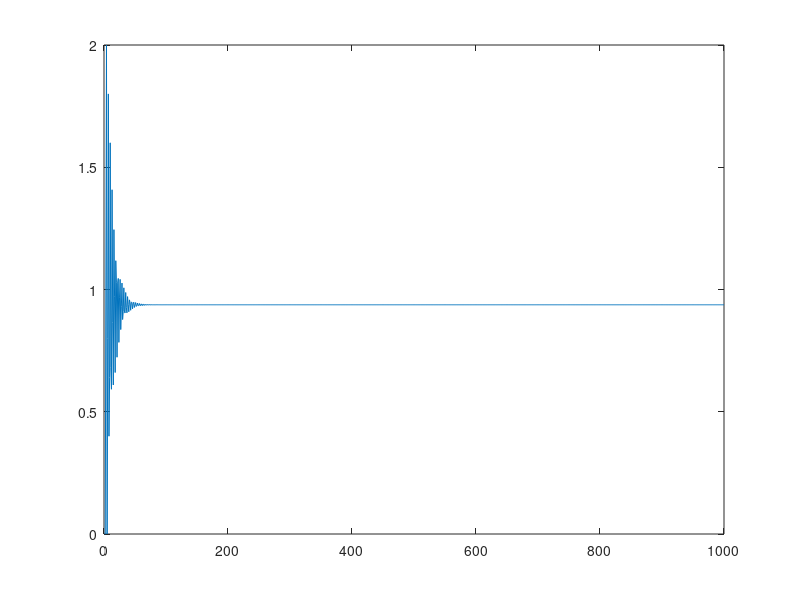

The MATLAB script that drew this image:
% A = [0, 1, 0; 0, 0, 1; -1.5, -5, -2];
A = [0, 1, 0; 0, 0, 1; -0.2, -1, -1];
B = [0; 0; 1];
C = [2 1 0];

iterations = 1000;
input = 1;

x = zeros(3, iterations);
y = zeros(1, iterations);
for i=2:1000
    x(:, i) = A*x(:, i-1) + B*input;
    y(:, i) = C*x(:, i);
end

plot(y);
